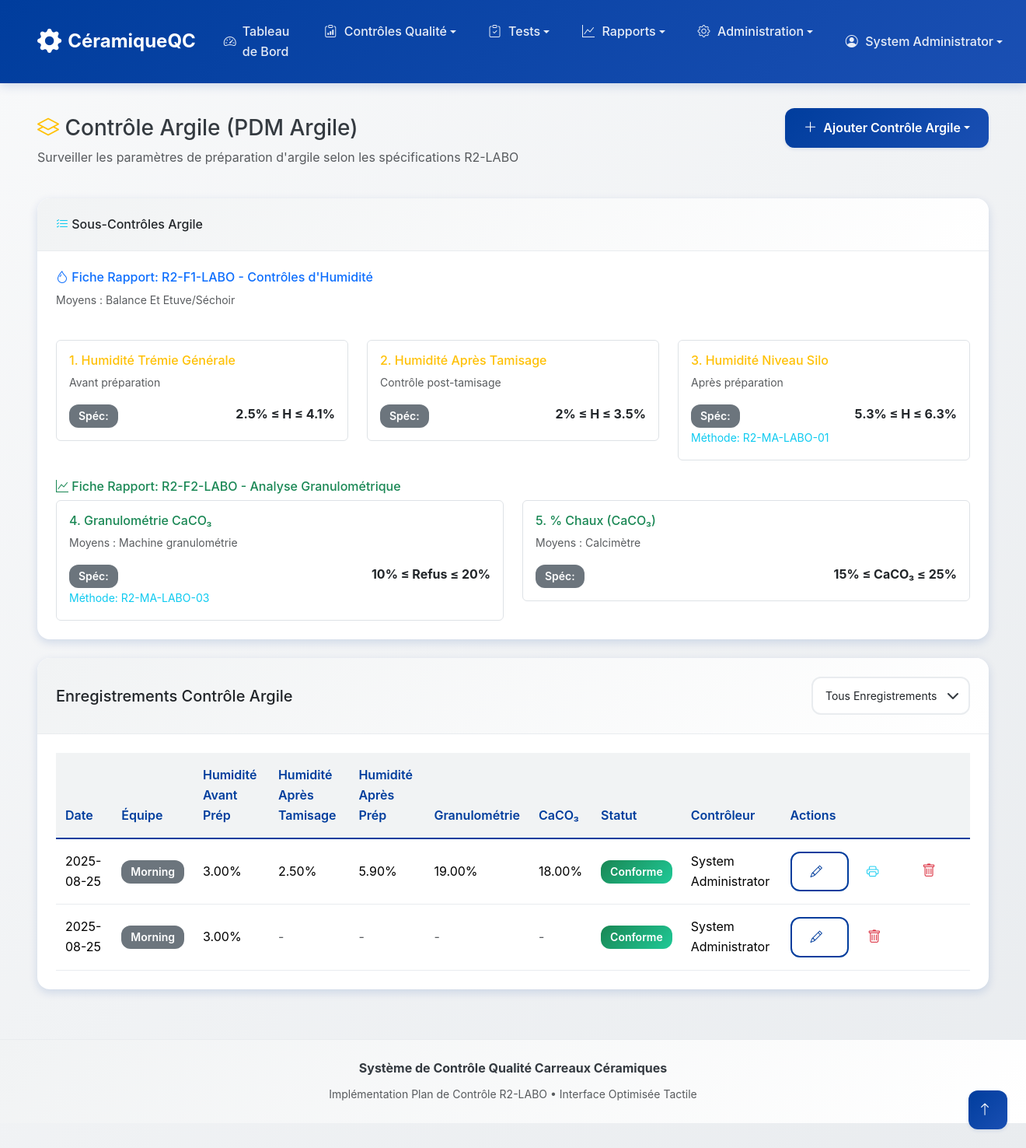
The page /clay/ (signed in) on the database as committed earlier.
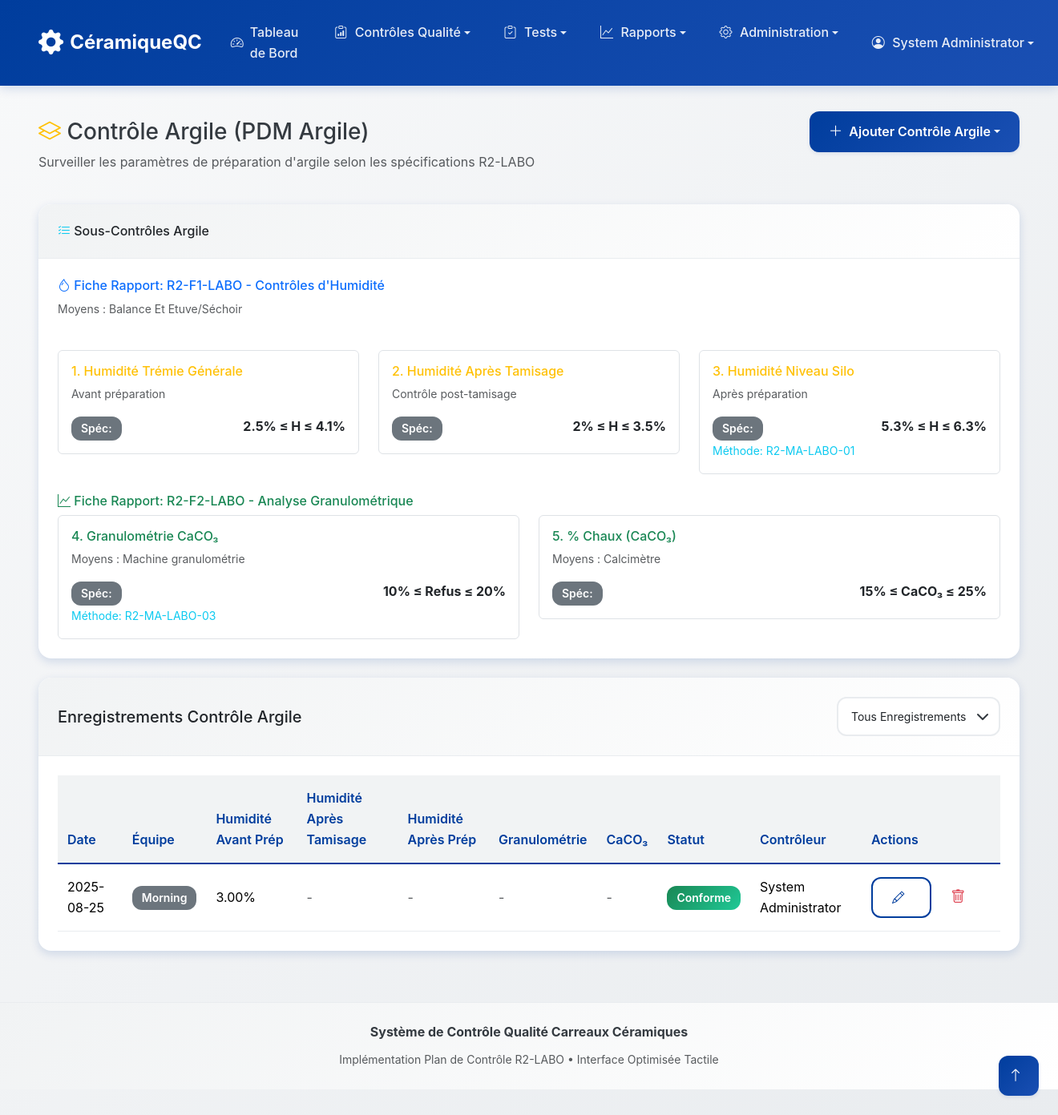
The same page on the database as committed later.
### models.py (models this page shows)
class ClayControl(db.Model):
    id = db.Column(db.Integer, primary_key=True)
    date = db.Column(db.Date, nullable=False, default=date.today)
    shift = db.Column(db.String(20))  # morning, afternoon, night
    measurement_time_1 = db.Column(db.Time)  # First measurement time
    measurement_time_2 = db.Column(db.Time)  # Second measurement time
    humidity_before_prep = db.Column(db.Float)  # 2.5-4.1%
    humidity_after_sieving = db.Column(db.Float)  # 2-3.5%
    humidity_after_prep = db.Column(db.Float)  # 5.3-6.3%
    granulometry_refusal = db.Column(db.Float)  # 10-20%
    calcium_carbonate = db.Column(db.Float)  # 15-25%
    controller_id = db.Column(db.Integer, db.ForeignKey('user.id'))
    compliance_status = db.Column(db.String(20))  # compliant, non_compliant, partial
    notes = db.Column(db.Text)
    created_at = db.Column(db.DateTime, default=datetime.utcnow)
    controller = db.relationship('User', backref='clay_controls')

class User(UserMixin, db.Model):
    id = db.Column(db.Integer, primary_key=True)
    username = db.Column(db.String(64), unique=True, nullable=False)
    email = db.Column(db.String(120), unique=True, nullable=False)
    password_hash = db.Column(db.String(256))
    role = db.Column(db.String(20), default='controller')  # controller, quality_manager, admin
    full_name = db.Column(db.String(100))
    created_at = db.Column(db.DateTime, default=datetime.utcnow)

### routes/clay.py (the view)
@clay_bp.route('/')
@login_required
def clay_controls():
    page = request.args.get('page', 1, type=int)
    controls = ClayControl.query.order_by(ClayControl.date.desc()).paginate(
        page=page, per_page=20, error_out=False)
    return render_template('clay/clay_control.html', controls=controls)

### app.py (called while the page is built)
@login_manager.user_loader
def load_user(user_id):
    from models import User
    return User.query.get(int(user_id))

### templates/clay/clay_control.html (shortened to what the changed rows need)
{% extends "base.html" %}
{% block content %}
<div class="row mb-4">
    <div class="col-12">
        <div class="d-flex justify-content-between align-items-center">
            <h1 class="h3 mb-0">
                <i class="bi bi-layers text-warning"></i> Contrôle Argile (PDM Argile)
            </h1>
        </div>
    </div>
</div>
{% if form %}
<div class="row">
    <div class="col-lg-8">
        <div class="card border-0 shadow-sm">
            <div class="card-header bg-white">
                <h5 class="mb-0">
                    {% if edit %}
                        <i class="bi bi-pencil"></i> Modifier l'Enregistrement de Contrôle Argile
                    {% else %}
                        <i class="bi bi-plus-lg"></i> Ajouter un Nouvel Enregistrement de Contrôle Argile
                    {% endif %}
                </h5>
            </div>
            <div class="card-body">
                <form method="POST" id="clayControlForm">
                    {{ form.hidden_tag() }}
                    <div class="row">
                        <div class="col-md-6 mb-3">
                            {{ form.date.label(class="form-label") }}
                            {{ form.date(class="form-control") }}
                        </div>
                        <div class="col-md-6 mb-3">
                            {{ form.shift.label(class="form-label") }}
                            {{ form.shift(class="form-control") }}
                        </div>
                    </div>
                    <h6 class="text-primary border-bottom pb-2 mb-3">
                        <i class="bi bi-droplet"></i> R2-F1-LABO - Contrôles d'Humidité
                        <small class="text-muted">(Balance Et Etuve/Séchoir)</small>
                    </h6>
                    <div class="row">
                        <div class="col-md-4 mb-3">
                            <label class="form-label">
                                <strong>1. Humidité Trémie Générale</strong>
                                <small class="text-muted d-block">Avant préparation</small>
                            </label>
                            <div class="input-group">
                                {{ form.humidity_before_prep(class="form-control", **{"data-min": "2.5", "data-max": "4.1"}) }}
                                <span class="input-group-text">%</span>
                            </div>
                            <small class="text-muted">Spéc: 2.5% ≤ H ≤ 4.1%</small>
                            <div class="invalid-feedback"></div>
                        </div>
                        <div class="col-md-4 mb-3">
                            <label class="form-label">
                                <strong>2. Humidité Après Tamisage</strong>
                                <small class="text-muted d-block">Contrôle post-tamisage</small>
                            </label>
                            <div class="input-group">
                                {{ form.humidity_after_sieving(class="form-control", **{"data-min": "2.0", "data-max": "3.5"}) }}
                                <span class="input-group-text">%</span>
                            </div>
                            <small class="text-muted">Spéc: 2% ≤ H ≤ 3.5%</small>
                            <div class="invalid-feedback"></div>
                        </div>
                        <div class="col-md-4 mb-3">
                            <label class="form-label">
                                <strong>3. Humidité Niveau Silo</strong>
                                <small class="text-muted d-block">Après préparation</small>
                            </label>
                            <div class="input-group">
                                {{ form.humidity_after_prep(class="form-control", **{"data-min": "5.3", "data-max": "6.3"}) }}
                                <span class="input-group-text">%</span>
                            </div>
                            <small class="text-muted">Spéc: 5.3% ≤ H ≤ 6.3% (R2-MA-LABO-01)</small>
                            <div class="invalid-feedback"></div>
                        </div>
                    </div>
                    <h6 class="text-success border-bottom pb-2 mb-3">
                        <i class="bi bi-graph-up"></i> R2-F2-LABO - Analyse Granulométrique
                    </h6>
                    <div class="row">
                        <div class="col-md-6 mb-3">
                            <label class="form-label">
                                <strong>4. Granulométrie après tamis CaCO₃</strong>
                                <small class="text-muted d-block">Moyens : Machine granulométrie</small>
                            </label>
                            <div class="input-group">
                                {{ form.granulometry_refusal(class="form-control", **{"data-min": "10", "data-max": "20"}) }}
                                <span class="input-group-text">% Refus</span>
                            </div>
                            <small class="text-muted">Spéc: 10% ≤ Refus ≤ 20% (R2-MA-LABO-03)</small>
                            <div class="invalid-feedback"></div>
                        </div>
                        <div class="col-md-6 mb-3">
                            <label class="form-label">
                                <strong>5. % Chaux (argile)</strong>
                                <small class="text-muted d-block">Moyens : Calcimètre</small>
                            </label>
                            <div class="input-group">
                                {{ form.calcium_carbonate(class="form-control", **{"data-min": "15", "data-max": "25"}) }}
                                <span class="input-group-text">% CaCO₃</span>
                            </div>
                            <small class="text-muted">Spéc: 15% ≤ CaCO₃ ≤ 25%</small>
                            <div class="invalid-feedback"></div>
                        </div>
                    </div>
                    <div class="mb-3">
                        {{ form.notes.label(class="form-label") }}
                        {{ form.notes(class="form-control", rows="3") }}
                    </div>
                    <div class="d-flex gap-2">
                        <button type="submit" class="btn btn-primary">
                            <i class="bi bi-check-lg"></i> {% if edit %}Modifier{% else %}Enregistrer{% endif %} Contrôle
                        </button>
                        <a href="{{ url_for('clay.clay_controls') }}" class="btn btn-outline-secondary">
                            <i class="bi bi-arrow-left"></i> Retour à la Liste
                        </a>
                    </div>
                </form>
            </div>
        </div>
    </div>
    <div class="col-lg-4">
        <div class="card border-0 shadow-sm">
            <div class="card-header bg-light">
                <h6 class="mb-0"><i class="bi bi-lightbulb text-warning"></i> Guidelines</h6>
            </div>
            <div class="card-body">
                <h6>Daily Measurements:</h6>
                <ul class="list-unstyled">
                    <li><i class="bi bi-check text-success"></i> Humidity before prep (1x/day)</li>
                    <li><i class="bi bi-check text-success"></i> Humidity after prep (4x/day)</li>
                </ul>
                <h6 class="mt-3">Mesures Hebdomadaires:</h6>
                <ul class="list-unstyled">
                    <li><i class="bi bi-check text-success"></i> Humidité après tamisage</li>
                    <li><i class="bi bi-check text-success"></i> Refus granulométrie</li>
                    <li><i class="bi bi-check text-success"></i> Carbonate de calcium</li>
                </ul>
                <div class="alert alert-info mt-3">
                    <i class="bi bi-info-circle"></i>
                    <strong>Note:</strong> Toutes les mesures sont automatiquement validées selon les spécifications R2-LABO.
                </div>
            </div>
        </div>
    </div>
</div>
{% else %}
<div class="row">
    <div class="col-12">
        <div class="card border-0 shadow-sm">
            <div class="card-body">
                {% if controls.items %}
                <div class="table-responsive">
                    <table class="table table-hover">
                        <thead>
                            <tr>
                                <th>Date</th>
                                <th>Équipe</th>
                                <th>Humidité Avant Prép</th>
                                <th>Humidité Après Tamisage</th>
                                <th>Humidité Après Prép</th>
                                <th>Granulométrie</th>
                                <th>CaCO₃</th>
                                <th>Statut</th>
                                <th>Contrôleur</th>
                                <th>Actions</th>
                            </tr>
                        </thead>
                        <tbody>
                            {% for control in controls.items %}
                            <tr>
                                <td>{{ control.date.strftime('%Y-%m-%d') }}</td>
                                <td>
                                    {% if control.shift %}
                                        <span class="badge bg-secondary">{{ control.shift|title }}</span>
                                    {% endif %}
                                </td>
                                <td>
                                    {% if control.humidity_before_prep %}
                                        {{ "%.2f"|format(control.humidity_before_prep) }}%
                                    {% else %}
                                        <span class="text-muted">-</span>
                                    {% endif %}
                                </td>
                                <td>
                                    {% if control.humidity_after_sieving %}
                                        {{ "%.2f"|format(control.humidity_after_sieving) }}%
                                    {% else %}
                                        <span class="text-muted">-</span>
                                    {% endif %}
                                </td>
                                <td>
                                    {% if control.humidity_after_prep %}
                                        {{ "%.2f"|format(control.humidity_after_prep) }}%
                                    {% else %}
                                        <span class="text-muted">-</span>
                                    {% endif %}
                                </td>
                                <td>
                                    {% if control.granulometry_refusal %}
                                        {{ "%.2f"|format(control.granulometry_refusal) }}%
                                    {% else %}
                                        <span class="text-muted">-</span>
                                    {% endif %}
                                </td>
                                <td>
                                    {% if control.calcium_carbonate %}
                                        {{ "%.2f"|format(control.calcium_carbonate) }}%
                                    {% else %}
                                        <span class="text-muted">-</span>
                                    {% endif %}
                                </td>
                                <td>
                                    {% if control.compliance_status == 'compliant' %}
                                        <span class="badge bg-success">Conforme</span>
                                    {% elif control.compliance_status == 'non_compliant' %}
                                        <span class="badge bg-danger">Non-Conforme</span>
                                    {% else %}
                                        <span class="badge bg-secondary">Partiel</span>
                                    {% endif %}
                                </td>
                                <td>{{ control.controller.full_name if control.controller else 'Inconnu' }}</td>
                                <td>
                                    <div class="btn-group btn-group-sm">
                                        <a href="{{ url_for('clay.edit_clay_control', id=control.id) }}"
                                           class="btn btn-outline-primary">
                                            <i class="bi bi-pencil"></i>
                                        </a>
                                        {% if control.humidity_before_prep and control.humidity_after_sieving and control.humidity_after_prep %}
                                        <a href="{{ url_for('clay.print_r2_f1_labo', id=control.id) }}"
                                           class="btn btn-outline-info" title="Imprimer Fiche R2-F1-LABO">
                                            <i class="bi bi-printer"></i>
                                        </a>
                                        {% endif %}
                                        {% if current_user.role in ['admin', 'quality_manager'] %}
                                        <form method="POST" action="{{ url_for('clay.delete_clay_control', id=control.id) }}"
                                              style="display: inline;" onsubmit="return confirm('Are you sure?')">
                                            <button type="submit" class="btn btn-outline-danger">
                                                <i class="bi bi-trash"></i>
                                            </button>
                                        </form>
                                        {% endif %}
                                    </div>
                                </td>
                            </tr>
                            {% endfor %}
                        </tbody>
                    </table>
                </div>
                {% endif %}
            </div>
        </div>
    </div>
</div>
{% endif %}
{% endblock %}

Rows that differ between the two databases and show on the page:
removed ClayControl: date "2025-08-25", shift "Morning", humidity_before_prep "3.00", humidity_after_sieving "2.50", humidity_after_prep "5.90", granulometry_refusal "19.00", calcium_carbonate "18.00", compliance_status "Conforme", controller "System Administrator"
